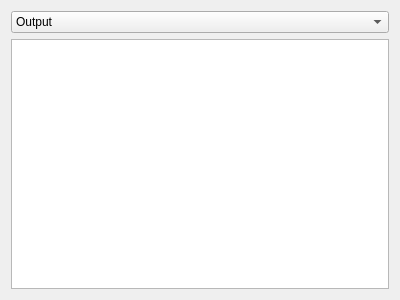
<?xml version="1.0" encoding="UTF-8"?>
<ui version="4.0">
 <class>EditorOutputWindow</class>
 <widget class="QWidget" name="EditorOutputWindow">
  <property name="geometry">
   <rect>
    <x>0</x>
    <y>0</y>
    <width>400</width>
    <height>300</height>
   </rect>
  </property>
  <property name="windowTitle">
   <string>EditorOutputWindow</string>
  </property>
  <layout class="QVBoxLayout" name="verticalLayout">
   <item>
    <widget class="QComboBox" name="outputMode">
     <item>
      <property name="text">
       <string>Output</string>
      </property>
     </item>
     <item>
      <property name="text">
       <string>Error</string>
      </property>
     </item>
     <item>
      <property name="text">
       <string>Log</string>
      </property>
     </item>
    </widget>
   </item>
   <item>
    <widget class="QTextBrowser" name="outputWindow"/>
   </item>
  </layout>
 </widget>
 <layoutdefault spacing="6" margin="11"/>
 <resources/>
 <connections/>
</ui>
